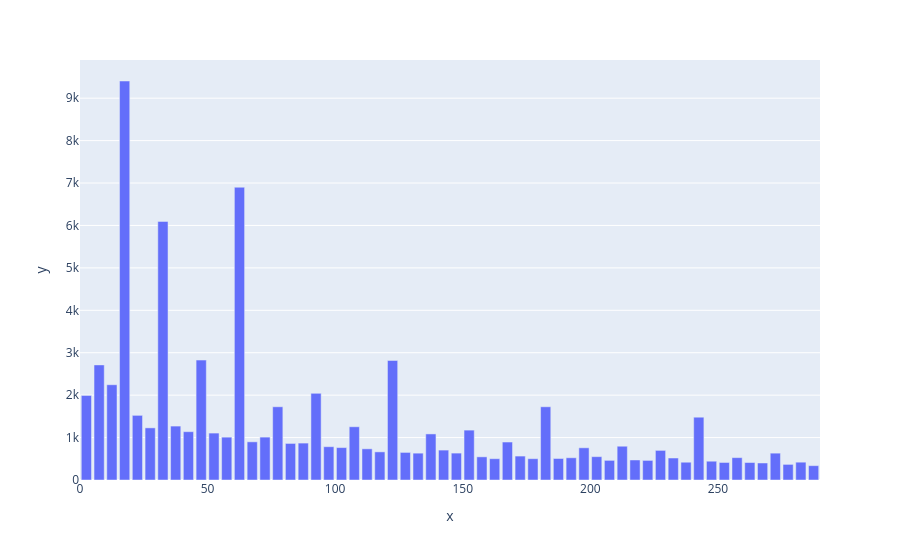

The cell this chart's notebook holds for it:
### Code cell
BINS_WIDTH = 5
max_duration = int(merged_positive.filter(pl.col('episode_duration_min') < 12*24)['episode_duration_min'].max())

if max_duration%BINS_WIDTH != 0:
	max_duration = max_duration + (BINS_WIDTH - max_duration%BINS_WIDTH)

counts, bins = np.histogram(
	merged_positive.filter(pl.col('episode_duration_min') < 12*24)['episode_duration_min'].to_pandas(),
	bins=np.arange(0, max_duration+BINS_WIDTH, BINS_WIDTH)
)

bins_center = (bins[:-1]+bins[1:]) / 2
px.bar(x=bins_center, y=counts)

### Figure 1 — Plotly figure (JSON) as saved in the notebook; plotly's stock layout.template omitted (floating-point values rounded to 4 significant figures)
{"data": [{"alignmentgroup": "True", "hovertemplate": "x=%{x}<br>y=%{y}<extra></extra>", "legendgroup": "", "marker": {"color": "#636efa", "pattern": {"shape": ""}}, "name": "", "offsetgroup": "", "orientation": "v", "showlegend": false, "textposition": "auto", "type": "bar", "x": [2.5, 7.5, 12.5, 17.5, 22.5, 27.5, 32.5, 37.5, 42.5, 47.5, 52.5, 57.5, 62.5, 67.5, 72.5, 77.5, 82.5, 87.5, 92.5, 97.5, 102.5, 107.5, 112.5, 117.5, 122.5, 127.5, 132.5, 137.5, 142.5, 147.5, 152.5, 157.5, 162.5, 167.5, 172.5, 177.5, 182.5, 187.5, 192.5, 197.5, 202.5, 207.5, 212.5, 217.5, 222.5, 227.5, 232.5, 237.5, 242.5, 247.5, 252.5, 257.5, 262.5, 267.5, 272.5, 277.5, 282.5, 287.5], "xaxis": "x", "y": [1993, 2713, 2246, 9405, 1524, 1229, 6095, 1271, 1139, 2827, 1106, 1010, 6901, 900, 1011, 1726, 862, 870, 2042, 785, 764, 1255, 735, 663, 2818, 650, 633, 1086, 705, 634, 1176, 546, 502, 895, 564, 502, 1726, 507, 524, 759, 550, 463, 796, 472, 462, 698, 518, 419, 1480, 443, 413, 527, 412, 401, 633, 368, 420, 338], "yaxis": "y"}], "layout": {"barmode": "relative", "legend": {"tracegroupgap": 0}, "margin": {"t": 60}, "xaxis": {"anchor": "y", "domain": [0, 1], "title": {"text": "x"}}, "yaxis": {"anchor": "x", "domain": [0, 1], "title": {"text": "y"}}}}
